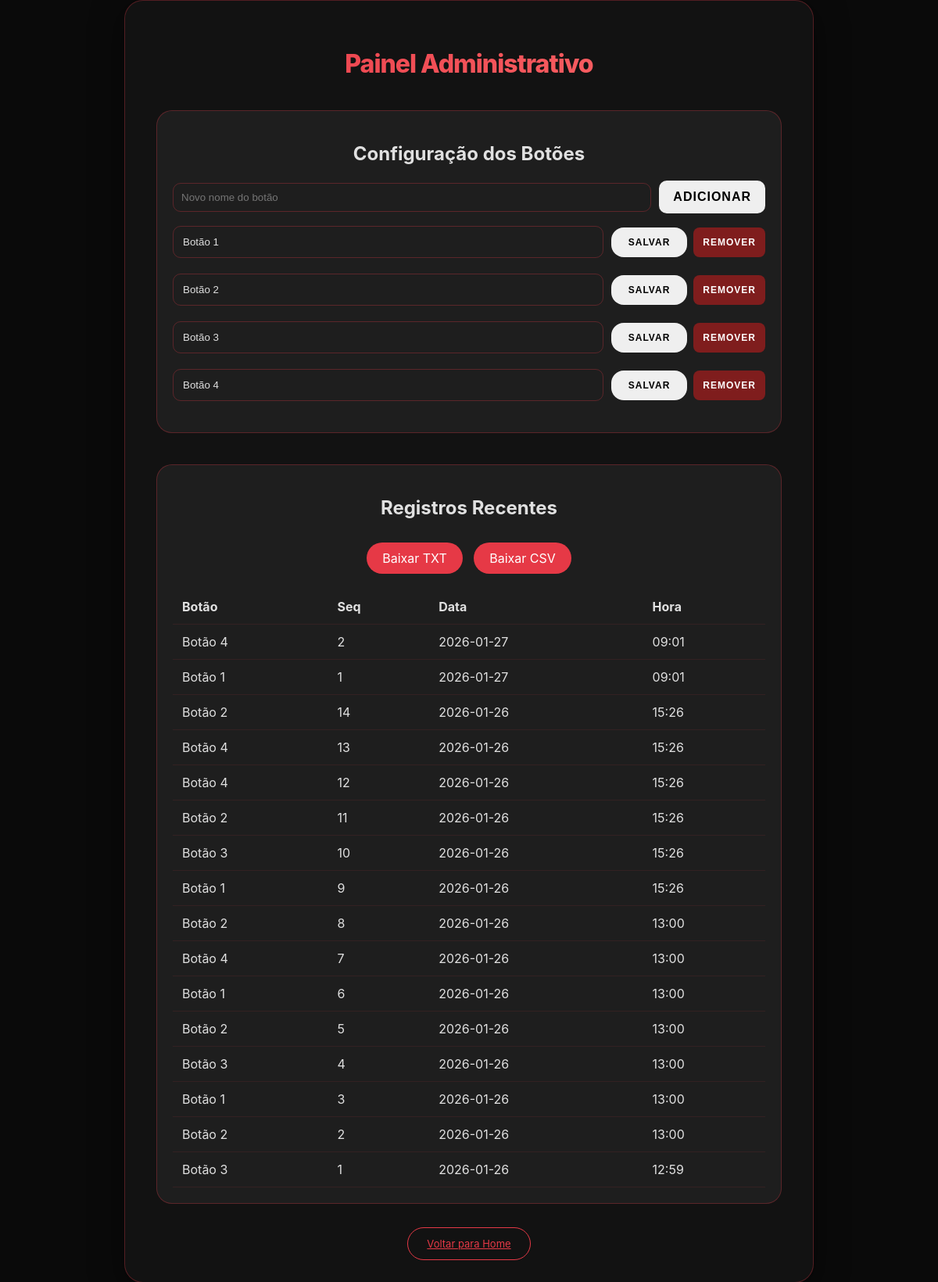
/admin, run on an earlier commit of the app's database.
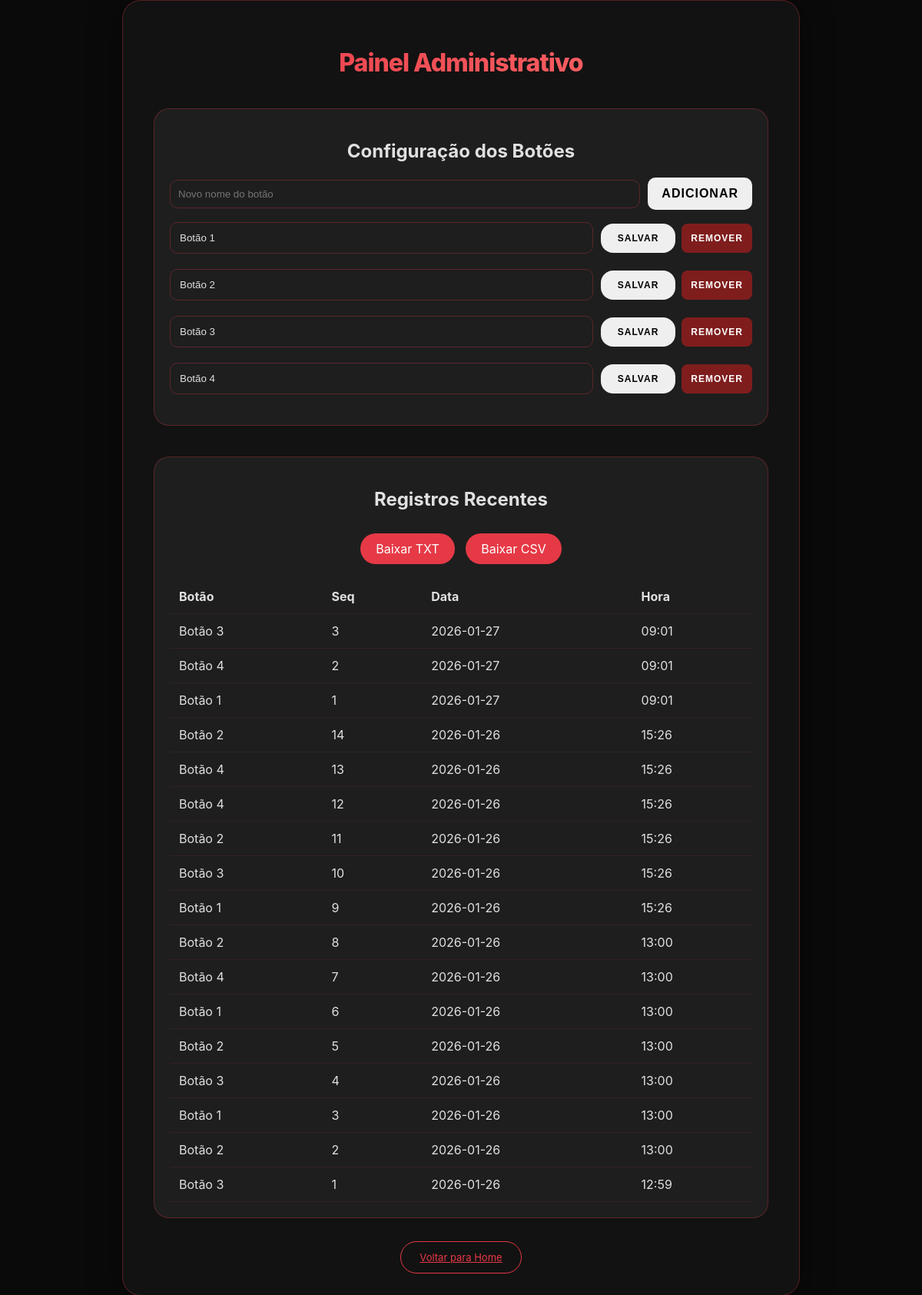
And on a later commit of the database.
### tables this page shows
CREATE TABLE botoes (
            id INTEGER PRIMARY KEY,
            nome TEXT
        );

CREATE TABLE cliques (
            id INTEGER PRIMARY KEY AUTOINCREMENT,
            botao TEXT,
            sequencial INTEGER,
            data TEXT,
            hora TEXT
        );

### app.py (the view)
@app.route('/admin')
def admin():
    conn = sqlite3.connect(DB_PATH)
    c = conn.cursor()
    c.execute("SELECT id, nome FROM botoes ORDER BY id")
    botoes = c.fetchall()
    c.execute("SELECT botao, sequencial, data, hora FROM cliques ORDER BY id DESC LIMIT 50")
    cliques = c.fetchall()
    conn.close()
    return render_template('admin.html', botoes=botoes, cliques=cliques)

### templates/admin.html (shortened to what this page needs)
<!DOCTYPE html>
<html lang="pt">
<head>
    <link rel="stylesheet" href="{{ url_for('static', filename='style.css') }}">
</head>
<body class="dark-mode">
    <div class="container" style="max-width: 800px;">
        <h1>Painel Administrativo</h1>
        <div class="admin-section">
            <h2>Configuração dos Botões</h2>
            <div style="display:flex; gap:10px; margin-bottom:16px; align-items:center;">
                <input type="text" id="new-button-name" placeholder="Novo nome do botão" style="flex:1; padding:10px; border-radius:10px; border:1px solid var(--border-vermelho); background:transparent; color:inherit;">
                <button onclick="addButton()" style="padding:10px 16px; border-radius:10px;">Adicionar</button>
            </div>
            {% for btn in botoes %}
            <div class="config-grid">
                <input type="text" id="name-{{ btn[0] }}" value="{{ btn[1] }}">
                <div style="display:flex; gap:8px; align-items:center;">
                    <button onclick="updateButton({{ btn[0] }})" style="padding: 10px 20px; font-size: 12px;">Salvar</button>
                    <button onclick="deleteButton({{ btn[0] }})" style="padding: 10px; font-size: 12px; background:#7f1d1d; color:white; border-radius:8px;">Remover</button>
                </div>
            </div>
            {% endfor %}
        </div>
        <div class="admin-section">
            <h2>Registros Recentes</h2>
            <a href="/admin/export" class="export-btn">Baixar TXT</a>
            <a href="/admin/export_csv" class="export-btn" style="margin-left:10px">Baixar CSV</a>
            <div class="table-container">
                <table>
                    <thead>
                        <tr>
                            <th>Botão</th>
                            <th>Seq</th>
                            <th>Data</th>
                            <th>Hora</th>
                        </tr>
                    </thead>
                    <tbody>
                        {% for log in cliques %}
                        <tr>
                            <td>{{ log[0] }}</td>
                            <td>{{ log[1] }}</td>
                            <td>{{ log[2] }}</td>
                            <td>{{ log[3] }}</td>
                        </tr>
                        {% endfor %}
                    </tbody>
                </table>
            </div>
        </div>
        <a href="/" id="toggleMode">Voltar para Home</a>
    </div>
</body>
</html>

### static/style.css (style rules this page uses)
:root { --preto: #0a0a0a; --branco: #ffffff; --vermelho-primario: #e63946; --vermelho-hover: #c1121f; --cinza-dark: #121212; --cinza-light: #f8f9fa; --texto-dark: #e0e0e0; --texto-light: #2d3436; --shadow-light: 0 10px 30px rgba(230, 57, 70, 0.1); --shadow-dark: 0 10px 40px rgba(0, 0, 0, 0.5); --border-vermelho: rgba(230, 57, 70, 0.3); }
body { margin: 0; font-family: 'Inter', 'Segoe UI', system-ui, -apple-system, sans-serif; transition: background-color 0.4s cubic-bezier(0.4, 0, 0.2, 1), color 0.4s; display: flex; justify-content: center; align-items: center; min-height: 100vh; overflow: hidden; }
.container { max-width: 500px; width: 90%; padding: 40px; border-radius: 24px; text-align: center; position: relative; z-index: 1; border: 1px solid var(--border-vermelho); }
h1 { margin-bottom: 40px; font-weight: 800; letter-spacing: -1px; background: linear-gradient(135deg, var(--vermelho-primario), #ff6b6b); -webkit-background-clip: text; -webkit-text-fill-color: transparent; }
button { padding: 24px; font-size: 16px; font-weight: 700; cursor: pointer; border: 2px solid transparent; border-radius: 16px; transition: all 0.3s cubic-bezier(0.4, 0, 0.2, 1); text-transform: uppercase; letter-spacing: 1px; }
body.dark-mode { background-color: var(--preto); color: var(--texto-dark); }
body.dark-mode .container { background-color: var(--cinza-dark); box-shadow: var(--shadow-dark); }
#toggleMode { margin-top: 30px; padding: 12px 24px; font-size: 13px; background: transparent; border: 1.5px solid var(--vermelho-primario); color: var(--vermelho-primario); box-shadow: none; border-radius: 30px; }

### templates/admin.html (style rules this page uses)
.admin-section { margin-bottom: 40px; background: rgba(255, 255, 255, 0.05); padding: 20px; border-radius: 20px; border: 1px solid var(--border-vermelho); }
.config-grid { display: grid; grid-template-columns: 1fr auto; gap: 10px; align-items: center; margin-bottom: 20px; }
input[type="text"] { padding: 12px; border-radius: 10px; border: 1px solid var(--border-vermelho); background: transparent; color: inherit; }
.table-container { overflow-x: auto; margin-top: 20px; }
table { width: 100%; border-collapse: collapse; text-align: left; }
th, td { padding: 12px; border-bottom: 1px solid rgba(230, 57, 70, 0.1); }
.export-btn { background: var(--vermelho-primario); color: white; padding: 10px 20px; border-radius: 30px; text-decoration: none; display: inline-block; margin-top: 10px; }

What changed in the data, as far as the page shows it:
added cliques: botao "Botão 3", sequencial "3", data "2026-01-27", hora "09:01"
